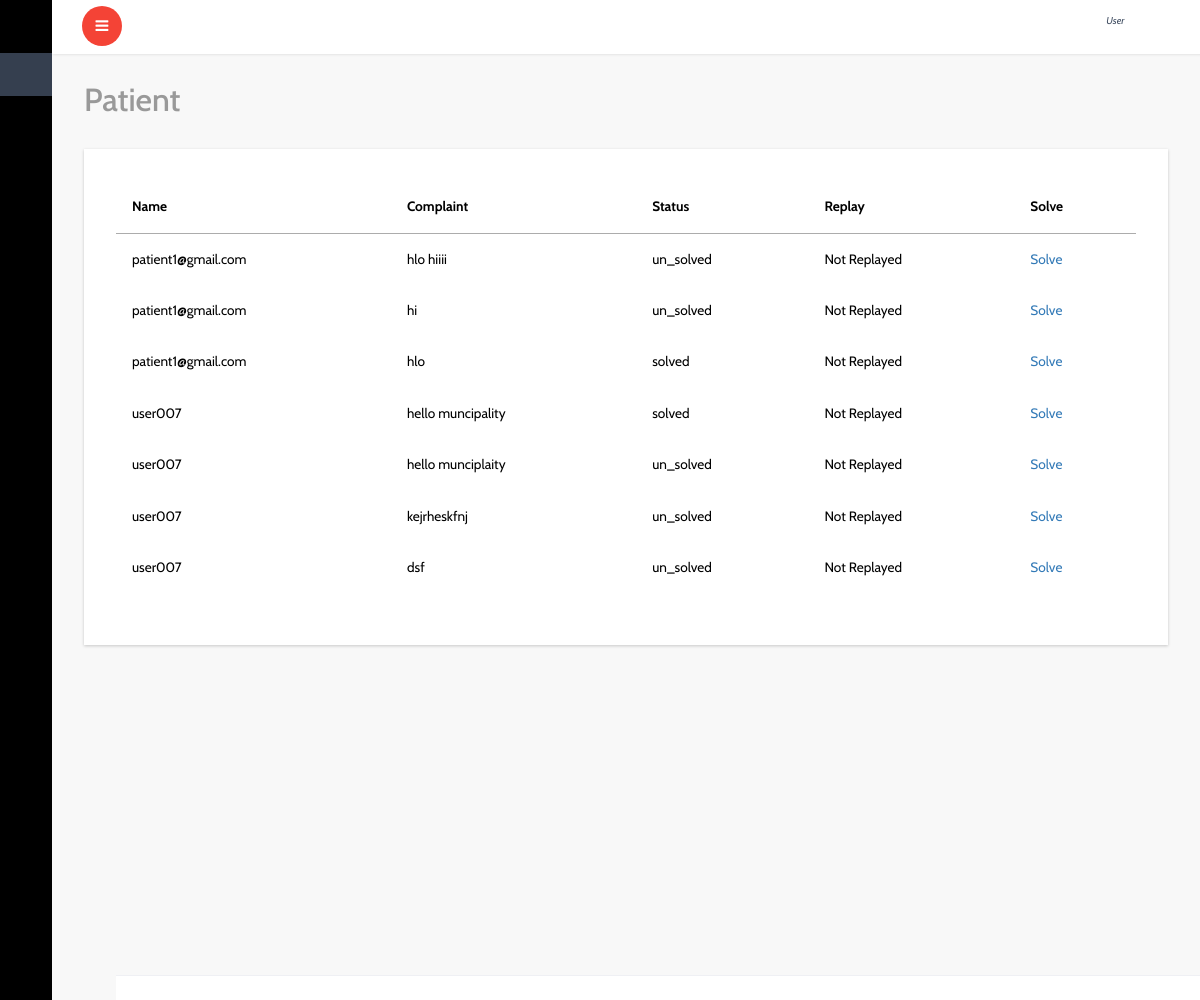
/patient/home_view_complaint, run on the app's committed database.
### patient/models.py (models this page shows, shortened)
class Complaint(models.Model):
    user=models.ForeignKey(User,on_delete=models.CASCADE,blank=True,null=True)
    center=models.ForeignKey(Center,on_delete=models.CASCADE,blank=True,null=True)
    home=models.ForeignKey(Home,on_delete=models.CASCADE,blank=True,null=True)
    complaint=models.TextField()
    replay=models.TextField(blank=True,null=True)
    created_date=models.DateTimeField(default=datetime.utcnow,blank=True,null=True)
    replay_date=models.DateTimeField(default=utc_tomorrow,blank=True,null=True)
    solved='solved'
    un_solved='un_solved'
    solve_statuses=[
        ('solved',solved),
        ('un_solved',un_solved)
    ]
    solve_status=models.CharField(max_length=20,choices=solve_statuses,default=un_solved)
    replay_status=models.BooleanField(default=False)

### patient/views.py (the view)
# urls.py: path('home_view_complaint',views.home_view_complaint,name='home_view_complaint'),
def home_view_complaint(request):
    complaints=Complaint.objects.all()
    return render(request,'patient/home_view_complaint.html',{'com':complaints})

### templates/patient/home_view_complaint.html
{% extends 'dashboard/index.html' %}
{% block content %}
{% if com %}
			<div id="page-wrapper">
				<div class="graphs">
					<h3 class="blank1">Patient </h3>
					 <div class="xs tabls">
						<div class="bs-example4" data-example-id="contextual-table">
                            <table class="table">
                                <thead><thead>
                                    <tr>
                                      <th>Name</th>
                                      <th>Complaint</th>
                                      <th>Status</th>
                                      <th>Replay</th>
                                      <th>Solve</th>
                                    </tr>
                                </thead>
                                <tbody>
                                    {% for l in com %}
                                    <tr>
                                        <td>{{l.user}}</td>
                                        <td>{{l.complaint}}</td>
                                        <td>{{l.solve_status}}</td>
                                        {% if l.replay == None %}
                                        <td>Not Replayed</td>
                                        {% else %}
                                        <td>{{l.replay}}</td>
                                        {% endif %}
                                        <td><a href="{% url 'patient:complaint_replay' l.id %}">Solve</a></td>
                                    </tr>
                                    {% endfor %}
                                </tbody>
                                    </table>
                                    {% else %}
                                    <h2>No Complaint</h2>
                                    {% endif %}
		{% endblock %}

### data on the page
Complaint: user "patient1@gmail.com", complaint "hlo hiiii", solve_status "un_solved", shows "Not Replayed"
Complaint: user "patient1@gmail.com", complaint "hi", solve_status "un_solved", shows "Not Replayed"
Complaint: user "patient1@gmail.com", complaint "hlo", solve_status "solved", shows "Not Replayed"
Complaint: user "user007", complaint "hello muncipality", solve_status "solved", shows "Not Replayed"
Complaint: user "user007", complaint "hello munciplaity", solve_status "un_solved", shows "Not Replayed"
Complaint: user "user007", complaint "kejrheskfnj", solve_status "un_solved", shows "Not Replayed"
Complaint: user "user007", complaint "dsf", solve_status "un_solved", shows "Not Replayed"
